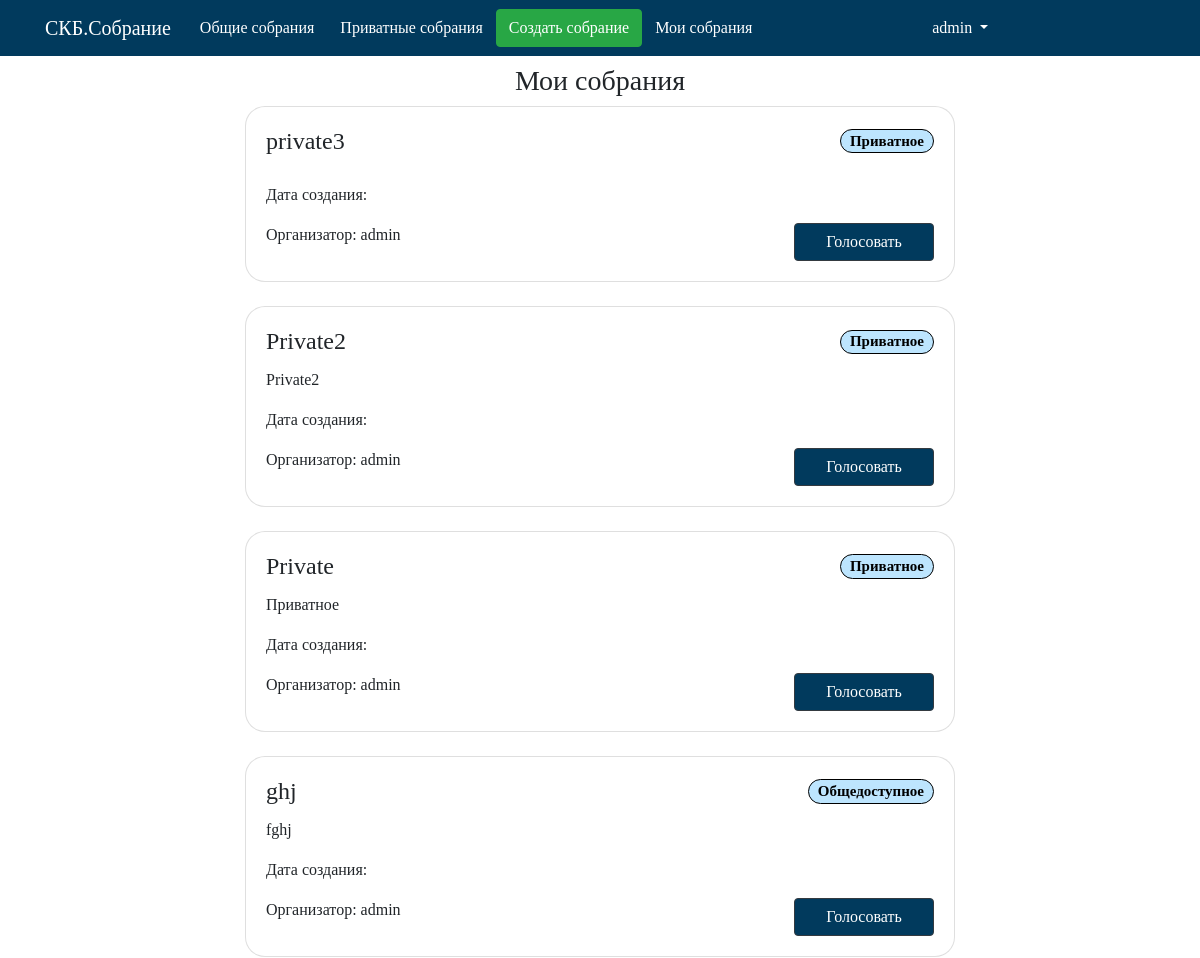
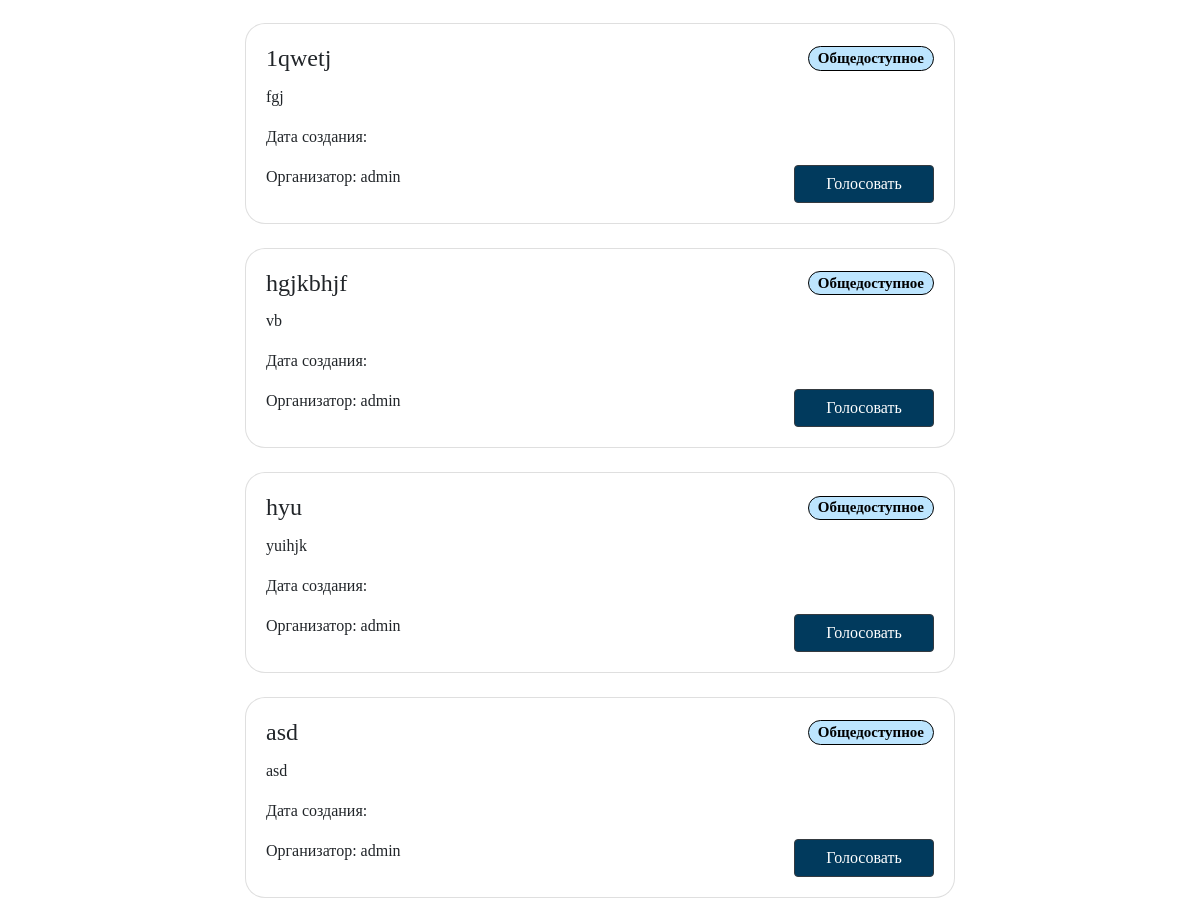
Page /maket/my_meetings/ (signed in) on the earlier database version (2 pictures, top to bottom).
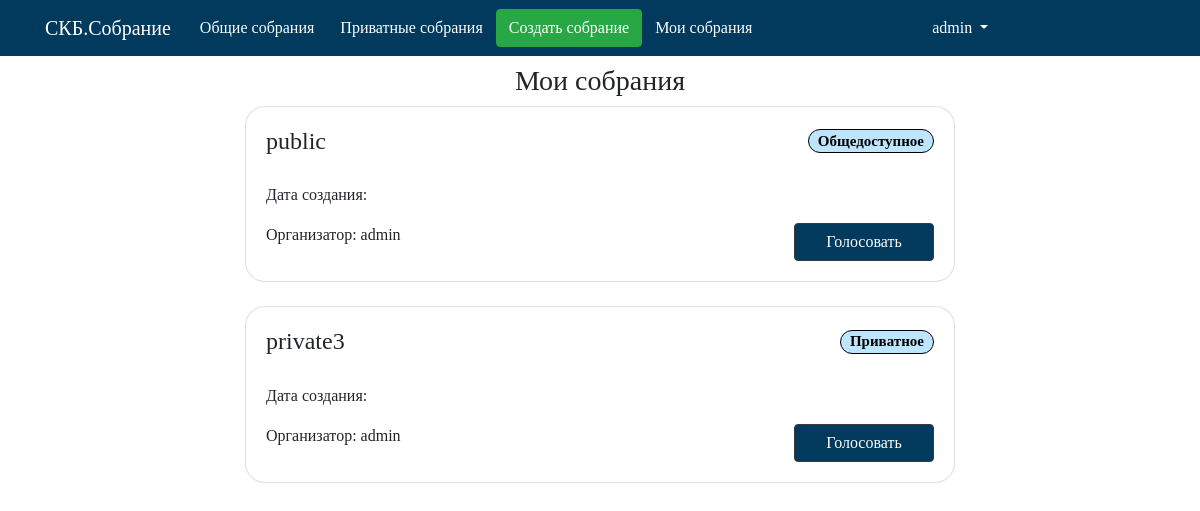
Same page on the later database version.
### maket/models.py (models this page shows, shortened)
class Collect(models.Model):  # Собрание
    name = models.CharField('Название собрания', max_length=100, db_index=True,primary_key=True)
    tpesobr = models.CharField('Тип собрания',max_length= 20,default='Общедоступное')
    user = models.ForeignKey(User,verbose_name='Организатор',on_delete=models.CASCADE,unique=False)
    theme = models.CharField('Тема собрания', max_length=250)
    description = models.CharField('Описание собрания',max_length=500)
    duration = models.TimeField(verbose_name='Длительность')
    slug = models.SlugField(blank=True)
    def get_absolute_url(self):
        return reverse('vote_meeting_url', kwargs={'meeting_slug': self.slug})

### maket/views.py (the view)
# urls.py: path('my_meetings/', my_meetings_list, name='my_meetings_list_url'),
def my_meetings_list(request):
    my_meets_list = Collect.objects.filter(user__username=request.user.username)
    my_meets_list = my_meets_list[::-1]
    context = {'my_meets_list': my_meets_list}
    return render(request, 'maket/my_meetings.html', context)

### maket/templates/maket/my_meetings.html
{% extends 'maket/base.html' %}
{% block menu %}
{% include 'maket/includes/nav.html' %}
{% endblock %}
{% block name %}
    Мои собрания
{% endblock %}
{% block content %}
{% if not my_meets_list %}
<h4 align="center"> <p class="text-danger">У Вас пока нет созданных собраний</p> </h4>
{% else %}
{% for col in my_meets_list %}
    {% include 'maket/includes/base_card.html' %}
{% endfor %}
{% endif %}
{% endblock %}

### maket/templates/maket/includes/base_card.html
<div class="col-md-8 offset-md-2" >
    <div class="card mb-4">
        <div class="card-body">
            <div class="row">
                <h4 class="card-title col">{{ col.name }} </h4>
                <h5 class="card-title col  text-right"><span class="badge badge-pill badge-info" data-toggle="tooltip" data-placement="right" >{{ col.tpesobr }}</span></h5>
            </div>
            <p class="card-text "> {{ col.theme }}</p>
            <p class="card-text "> Дата создания: {{ col.data }}</p>
            <div class="row">
                <div class=" col">
                    Организатор: {{ col.user }}
                </div>
                <div class="col text-right">
                    <a href="{{ col.get_absolute_url }}" class="btn btn-dark mr-0 vote">Голосовать</a>
                </div>
            </div>
        </div>
    </div>
</div>

Differences in the rows shown:
removed Collect: name "Private2", tpesobr "Приватное", theme "Private2", user "admin"
removed Collect: name "Private", tpesobr "Приватное", theme "Приватное", user "admin"
removed Collect: name "ghj", tpesobr "Общедоступное", theme "fghj", user "admin"
removed Collect: name "1qwetj", tpesobr "Общедоступное", theme "fgj", user "admin"
removed Collect: name "hgjkbhjf", tpesobr "Общедоступное", theme "vb", user "admin"
removed Collect: name "hyu", tpesobr "Общедоступное", theme "yuihjk", user "admin"
removed Collect: name "asd", tpesobr "Общедоступное", theme "asd", user "admin"
added Collect: name "public", tpesobr "Общедоступное", user "admin"
